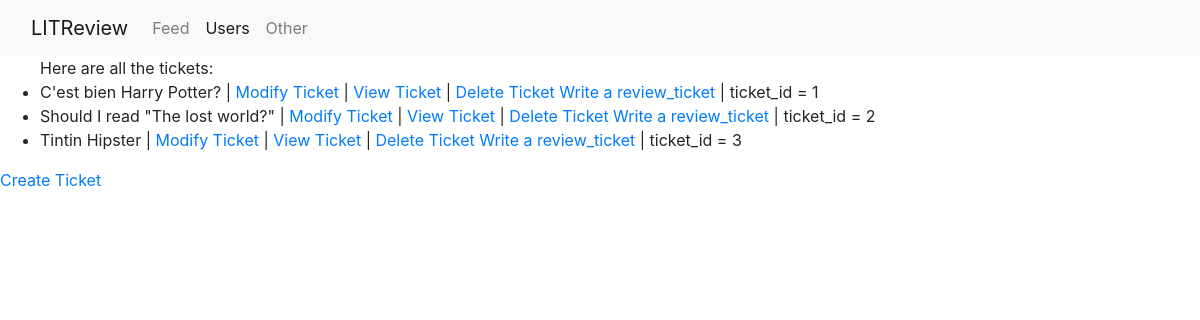
Page /tickets on the committed database.
### webapp/models.py (models this page shows)
class Ticket(models.Model):
    title = models.CharField(max_length=128, blank=True)
    description = models.TextField(max_length=2059, blank=True)
    user = models.ForeignKey(
        to=settings.AUTH_USER_MODEL, on_delete=models.CASCADE, blank=True)
    image = models.ImageField(upload_to='images/', null=True, blank=True)
    time_created = models.DateTimeField(auto_now_add=True)

### webapp/views.py (the view)
# urls.py: path('tickets', views.list_tickets, name="list_tickets"),
def list_tickets(request):
    tickets = Ticket.objects.all()
    return render(request, 'list_tickets.html', {'tickets': tickets})

### webapp/templates/list_tickets.html
{% extends "main.html" %}
{% block content %}
<ul>
  {% if tickets %}
    <span>Here are all the tickets:</span>
    {% for ticket in tickets  %}
      <li>{{ticket.title}} | <a href="{% url 'create_ticket' ticket_id=ticket.id %}">Modify Ticket</a> | <a href="{% url 'view_ticket' ticket_id=ticket.id %}">View Ticket</a> | <a href="{% url 'delete_ticket' ticket_id=ticket.id %}">Delete Ticket</a>
      <a href="{% url 'write_review_ticket' ticket_id=ticket.id %}">
      Write a review_ticket</a> | ticket_id = {{ticket.id}}
      </li>
    {% endfor %}
  {% else %}
      <span class="text-danger"> No ticket to show!</span>
  {% endif %}
</ul>
<a href="{% url 'create_ticket' %}">Create Ticket</a>
{% endblock content %}

### rows in the picture
Ticket: title "C'est bien Harry Potter?", id "1"
Ticket: title "Should I read \"The lost world?\"", id "2"
Ticket: title "Tintin Hipster", id "3"
